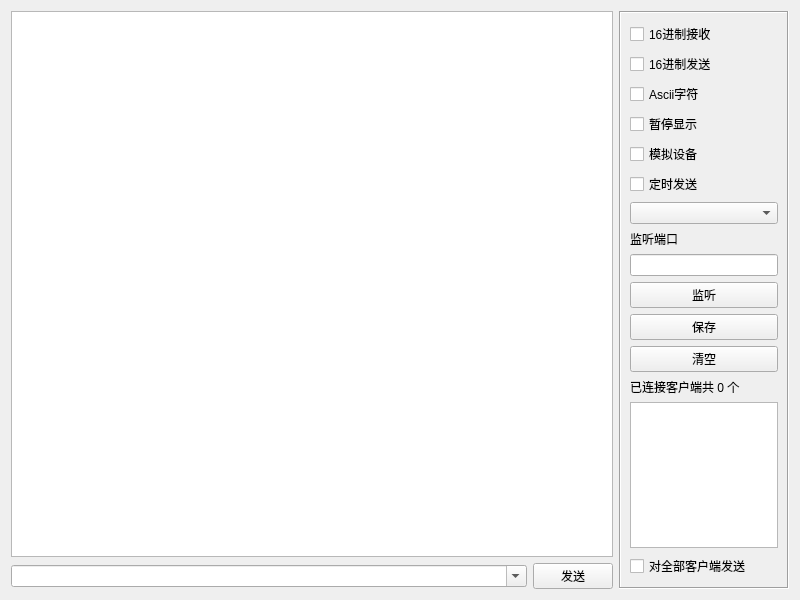
<?xml version="1.0" encoding="UTF-8"?>
<ui version="4.0">
 <class>frmTcpServer</class>
 <widget class="QWidget" name="frmTcpServer">
  <property name="geometry">
   <rect>
    <x>0</x>
    <y>0</y>
    <width>800</width>
    <height>600</height>
   </rect>
  </property>
  <property name="windowTitle">
   <string>Form</string>
  </property>
  <layout class="QGridLayout" name="gridLayout">
   <item row="0" column="0">
    <widget class="QTextEdit" name="txtMain">
     <property name="readOnly">
      <bool>true</bool>
     </property>
    </widget>
   </item>
   <item row="0" column="1" rowspan="2">
    <widget class="QFrame" name="frame">
     <property name="minimumSize">
      <size>
       <width>170</width>
       <height>0</height>
      </size>
     </property>
     <property name="maximumSize">
      <size>
       <width>170</width>
       <height>16777215</height>
      </size>
     </property>
     <property name="frameShape">
      <enum>QFrame::Box</enum>
     </property>
     <property name="frameShadow">
      <enum>QFrame::Sunken</enum>
     </property>
     <layout class="QVBoxLayout" name="verticalLayout_3">
      <property name="leftMargin">
       <number>9</number>
      </property>
      <property name="topMargin">
       <number>9</number>
      </property>
      <property name="rightMargin">
       <number>9</number>
      </property>
      <property name="bottomMargin">
       <number>9</number>
      </property>
      <item>
       <widget class="QCheckBox" name="ckHexReceive">
        <property name="text">
         <string>16进制接收</string>
        </property>
       </widget>
      </item>
      <item>
       <widget class="QCheckBox" name="ckHexSend">
        <property name="text">
         <string>16进制发送</string>
        </property>
       </widget>
      </item>
      <item>
       <widget class="QCheckBox" name="ckAscii">
        <property name="text">
         <string>Ascii字符</string>
        </property>
       </widget>
      </item>
      <item>
       <widget class="QCheckBox" name="ckShow">
        <property name="text">
         <string>暂停显示</string>
        </property>
       </widget>
      </item>
      <item>
       <widget class="QCheckBox" name="ckDebug">
        <property name="text">
         <string>模拟设备</string>
        </property>
       </widget>
      </item>
      <item>
       <widget class="QCheckBox" name="ckAutoSend">
        <property name="text">
         <string>定时发送</string>
        </property>
       </widget>
      </item>
      <item>
       <widget class="QComboBox" name="cboxInterval"/>
      </item>
      <item>
       <widget class="QLabel" name="labListenPort">
        <property name="text">
         <string>监听端口</string>
        </property>
       </widget>
      </item>
      <item>
       <widget class="QLineEdit" name="txtListenPort"/>
      </item>
      <item>
       <widget class="QPushButton" name="btnListen">
        <property name="text">
         <string>监听</string>
        </property>
       </widget>
      </item>
      <item>
       <widget class="QPushButton" name="btnSave">
        <property name="text">
         <string>保存</string>
        </property>
       </widget>
      </item>
      <item>
       <widget class="QPushButton" name="btnClear">
        <property name="text">
         <string>清空</string>
        </property>
       </widget>
      </item>
      <item>
       <widget class="QLabel" name="labCount">
        <property name="text">
         <string>已连接客户端共 0 个</string>
        </property>
       </widget>
      </item>
      <item>
       <widget class="QListWidget" name="listWidget"/>
      </item>
      <item>
       <widget class="QCheckBox" name="ckAll">
        <property name="text">
         <string>对全部客户端发送</string>
        </property>
       </widget>
      </item>
     </layout>
    </widget>
   </item>
   <item row="1" column="0">
    <widget class="QWidget" name="widget" native="true">
     <layout class="QHBoxLayout" name="layTcpServer">
      <property name="leftMargin">
       <number>0</number>
      </property>
      <property name="topMargin">
       <number>0</number>
      </property>
      <property name="rightMargin">
       <number>0</number>
      </property>
      <property name="bottomMargin">
       <number>0</number>
      </property>
      <item>
       <widget class="QComboBox" name="cboxData">
        <property name="sizePolicy">
         <sizepolicy hsizetype="Ignored" vsizetype="Fixed">
          <horstretch>0</horstretch>
          <verstretch>0</verstretch>
         </sizepolicy>
        </property>
        <property name="editable">
         <bool>true</bool>
        </property>
       </widget>
      </item>
      <item>
       <widget class="QPushButton" name="btnSend">
        <property name="minimumSize">
         <size>
          <width>80</width>
          <height>0</height>
         </size>
        </property>
        <property name="maximumSize">
         <size>
          <width>80</width>
          <height>16777215</height>
         </size>
        </property>
        <property name="text">
         <string>发送</string>
        </property>
       </widget>
      </item>
     </layout>
    </widget>
   </item>
  </layout>
 </widget>
 <resources/>
 <connections/>
</ui>
